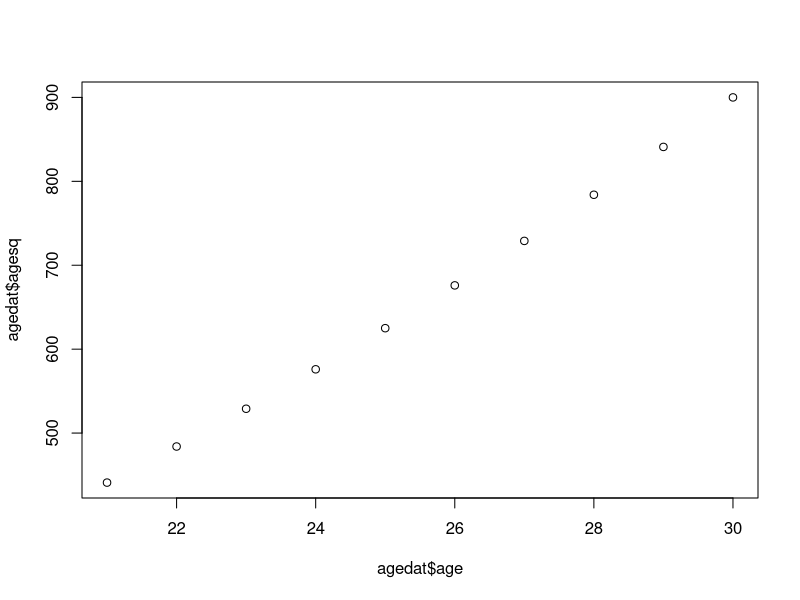

Reproduce this figure in R.
# ====================================
# PART 01 - Introduction to R Objects
# ====================================

# run calculations in temporary memory
# output to the console
4 + 4
sqrt(25)

# save these data in objects
# these placed into temporary memory
# see Global Environment
add4s <- 4 + 4
x <- 25
sqrtx <- sqrt(x)

# make some vectors
id <- c(1,2,3,4,5,6,7,8,9,10)
age <- seq(from=21, to=30, by=1)
agesq <- age * age
ht <- c(61, 73, 64, 67, 70, 68, 73, 63, 62, 74)

# combine these into a data.frame
agedat <- data.frame(id, age, agesq, ht)

# get dimensions of data
dim(agedat)

# see structure of data
str(agedat)

# look at top 6 rows of data
# or bottom 3 rows
head(agedat)
tail(agedat, n=3)

# make a simple plot
plot(x=agedat$age, y=agedat$agesq)

# create new variable height in decimal feet
agedat$htfeet <- agedat$ht/12

# ====================================
# EXERCISE
# make a plot of Height in Feet (Y, vertical axis)
# by age (X, horizontal axis)

